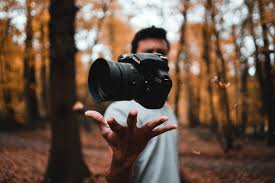
#> input picture Day04/sample.jpg, 275 x 183 px
$ python geometric_transfermation.py
#> lines starting #> are read from the running program, lines starting #| are printed output that depends on the picture
import cv2
import numpy as np
import matplotlib.pyplot as plt

img= cv2.imread("sample.jpg")
#> img is the input picture: shape (183, 275, 3); mean B, G, R 69.6, 83.8, 105.4

resized=cv2.resize(img,(200,200))
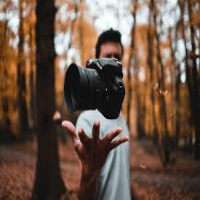
#> resized: shape (200, 200, 3); mean B, G, R 69.5, 83.7, 105.3
flipped=cv2.flip(img,1)
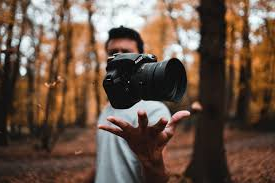
#> flipped: shape (183, 275, 3); mean B, G, R 69.6, 83.8, 105.4
rotated=cv2.rotate(img,cv2.ROTATE_90_CLOCKWISE)
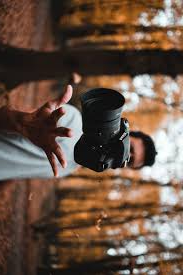
#> rotated: shape (275, 183, 3); mean B, G, R 69.6, 83.8, 105.4

titles=["original","Resized","Flipped","Rotate"]
images=[img,resized,flipped,rotated]
for i in range(4):
    plt.subplot(2,2,i+1),plt.imshow(images[i]),plt.title(titles[i])
    plt.axis("off")
plt.show()
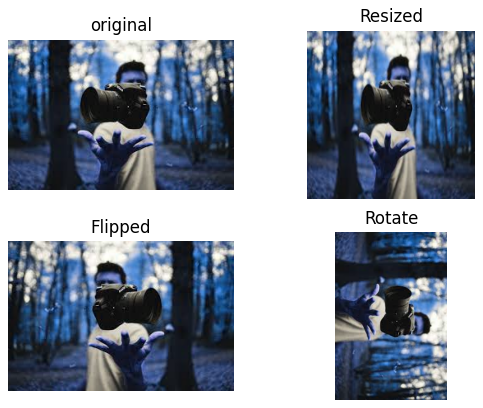
#> figure drawn by matplotlib, 4 panels; B, G, R data is drawn as R, G, B
